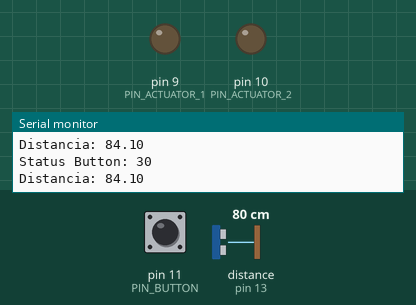
The sketch below on a simulated Arduino Uno, built with avr-gcc and run on an emulated ATmega328P. Parts: output pins drawn as LEDs (lit = HIGH), the last lines printed to the serial monitor. Wiring (inferred from the names in the program): ultrasonic range finder: trigger pin 12; echo pin 13. Dashed ring = blinking. The test bench sets the inputs (shaded band); at power-on: pin 11 (PIN_BUTTON) HIGH, distance to the obstacle (sensor on pin 13) 80 cm. The echo pulse lasts 58.3 µs per cm; pins used as bus, display or sensor lines are not drawn.

Above: at 1.2 s.
1.3 s: pin 11 (PIN_BUTTON) pulled LOW for 3.2 s
At 4.8 s:
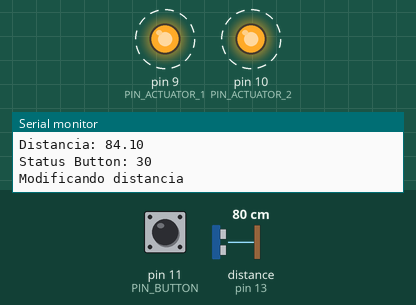
10.5 s: distance to the obstacle (sensor on pin 13) set to 64 cm
13.5 s: distance to the obstacle (sensor on pin 13) set to 55 cm
At 14.9 s:
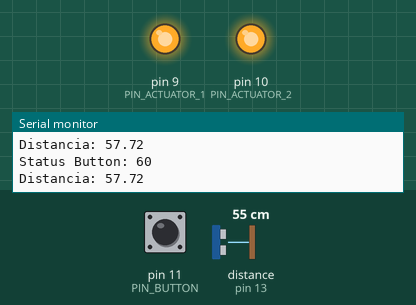
19.6 s: distance to the obstacle (sensor on pin 13) set to 60 cm
At 20.0 s:
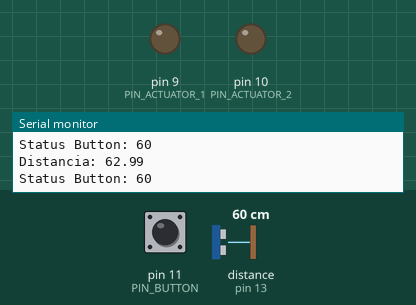
Timing chart, 0 to 22.6 s (numbered marks = the images above; inputs shaded):
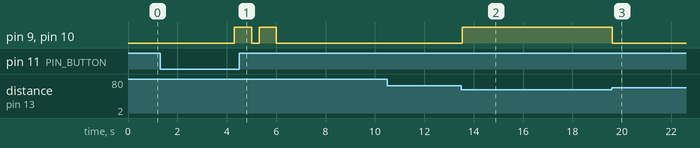

Measured:
- the behaviour switches between 59 and 58 cm on distance to the obstacle (sensor on pin 13) (found by bisection; images 1 and 2)
- after the input at 1.3 s, pin 9 (PIN_ACTUATOR_1), pin 10 (PIN_ACTUATOR_2): alternates HIGH for 0.70 s and LOW for 0.30 s, 4 changes in all, then stays LOW, starting after 3.0 s
- after the input at 13.5 s, pin 9 (PIN_ACTUATOR_1), pin 10 (PIN_ACTUATOR_2): LOW → HIGH at once
- after the input at 19.6 s, pin 9 (PIN_ACTUATOR_1), pin 10 (PIN_ACTUATOR_2): HIGH → LOW at once

The sketch:

YourEyes.ino
```cpp
//Button
#include "button.h"

//Motor
#include "motor.h"

//Ultrasonic HC-SR04
#include <Ultrasonic.h>

//Button pin
#define PIN_BUTTON 11

//Ultrasonic trigger and echo
#define PIN_TRIGGER 12
#define PIN_ECHO 13

//Motor pin
#define PIN_ACTUATOR_1 9
#define PIN_ACTUATOR_2 10

ButtonConfDistance buttonConfDistance(PIN_BUTTON);  //Initializing button
Ultrasonic ultrasonic(PIN_TRIGGER, PIN_ECHO);       //Initializing ultrasonic
MotorActuator motorActuator(PIN_ACTUATOR_1, PIN_ACTUATOR_2);          //Initializing actuador

float readUltrasonic(){
  long microsec = ultrasonic.timing();
  return ultrasonic.convert(microsec, Ultrasonic::CM);
}

void managementButton(ButtonConfDistance *clButton, MotorActuator *clMotor) {
  if(!clButton->pressTimeButton())
    return;

  clMotor->DisableMotor();
  Serial.println("Modificando distancia");
  clMotor->EnableMotorWithBreaks(clButton->changeConf() / 30); //Primeira distancia de reconhecimento;
}

void managementMotor(bool enable, MotorActuator *clMotor){
  //clMotor->EnableMotorWithTime(400);
  if(enable)
    clMotor->EnableMotor();
  else
    clMotor->DisableMotor();
}

void setup() {
  Serial.begin(9600);
  Serial.println("Lendo dados do sensor...");
}

void loop() {
  float cmMsec;

  managementButton(&buttonConfDistance, &motorActuator);

  cmMsec = readUltrasonic();
  Serial.print("Distancia: "); Serial.println(cmMsec);

  if(buttonConfDistance.getDistance() >= (int)readUltrasonic())
    managementMotor(true, &motorActuator);
  else
    managementMotor(false, &motorActuator);

  Serial.print("Status Button: "); Serial.println(buttonConfDistance.getDistance());
}
```

button.cpp
```cpp
#include <stdlib.h>
#include <string.h>
#include "button.h"


ButtonConfDistance::ButtonConfDistance(int pinIn) {
    pinMode(pinIn, INPUT);
    digitalWrite (pinIn, HIGH);
    _pinButton = pinIn;
    _statusDistanceButton = DISTANCE_30;
    _timeButton = 2; //second
}

bool ButtonConfDistance::checkButton(){
  return !digitalRead(_pinButton); //invertido pois o curto do botao realizado eh de 1 -> 0
}

int ButtonConfDistance::changeConf(){
  if (_statusDistanceButton == DISTANCE_120)
    _statusDistanceButton = DISTANCE_30;
  else
    _statusDistanceButton = (enStatusDistanceButton)((int)_statusDistanceButton + DISTANCE_30);
  return (int)_statusDistanceButton;
}

int ButtonConfDistance::getDistance(){
  return (int)_statusDistanceButton;
}

void ButtonConfDistance::setTimeButton(int timeSecond){
  _timeButton = timeSecond;
}

bool ButtonConfDistance::pressTimeButton(){
  int seconds = 0, i = 0;

  for(i = 0; i <= _timeButton; i++){
    if(checkButton())
      seconds++;
    else
      return false;
    delay(1000); //1 second
  }

  return true;
}
```

button.h
```cpp
#ifndef BUTTON_H
#define BUTTON_H

#include <stddef.h>
#include <Arduino.h>

class ButtonConfDistance {
  public:
    ButtonConfDistance(int pinIn);
    enum enStatusDistanceButton {DISTANCE_30 = 30, DISTANCE_60 = 60, DISTANCE_90 = 90, DISTANCE_120 = 120};
    bool checkButton();
    int changeConf();
    int getDistance();
    void setTimeButton(int timeSecond);
    bool pressTimeButton();

  private:
    int _pinButton;
    int _timeButton;
    enStatusDistanceButton _statusDistanceButton;
};

#endif //BUTTON_H
```

motor.cpp
```cpp
#include <stdlib.h>
#include <string.h>
#include "motor.h"

MotorActuator::MotorActuator(int pinIn1, int pinIn2) {
    pinMode(pinIn1, OUTPUT);
    pinMode(pinIn2, OUTPUT);
    digitalWrite(pinIn1, LOW);
    digitalWrite(pinIn2, LOW);
    _pinMotor1 = pinIn1;
    _pinMotor2 = pinIn2;
}

void MotorActuator::EnableMotor(){
  digitalWrite(_pinMotor1, HIGH);
  digitalWrite(_pinMotor2, HIGH);
}

void MotorActuator::DisableMotor(){
  digitalWrite(_pinMotor1, LOW);
  digitalWrite(_pinMotor2, LOW);
}

void MotorActuator::EnableMotorWithTime(int milliseconds){
  EnableMotor();
  delay(milliseconds);
  DisableMotor();
  delay(milliseconds/2);
}

void MotorActuator::EnableMotorWithBreaks(int qnt){
  int i = 0;
  for(i = 0; i < qnt; i++){
    EnableMotor();
    delay(700);
    DisableMotor();
    delay(300);
  }
}
```

motor.h
```cpp
#ifndef MOTOR_H
#define MOTOR_H

#include <stddef.h>
#include <Arduino.h>

class MotorActuator {
  public:
    MotorActuator(int pinIn1, int pinIn2);
    void EnableMotor();
    void DisableMotor();
    void EnableMotorWithTime(int milliseconds);
    void EnableMotorWithBreaks(int qnt);

  private:
    int _pinMotor1;
    int _pinMotor2;
};

#endif //MOTOR_H
```
